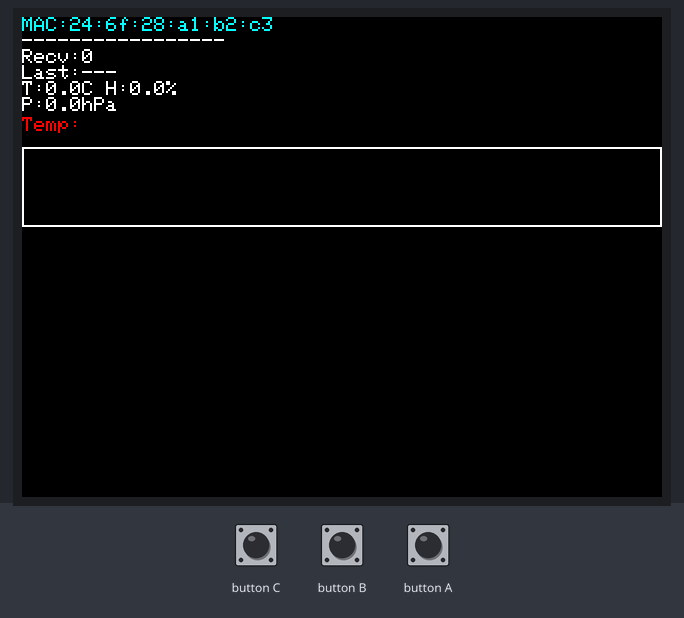
A sketch run on a simulated ESP32. Shown: 320×240 colour display. What the sketch prints to the serial monitor is not drawn.

Above: at 0.6 s.

The sketch:

lesson4_M5Stack.ino
```cpp
/*
 * lesson4.c
 * ESP-NOW受信 → グラフ表示（M5Stack側）
 * gateway_espnow_serial.inoをベースにグラフ表示機能を追加
 */

#include <M5Stack.h>
#include <WiFi.h>
#include <esp_now.h>
#include <esp_wifi.h>

static const int SERIAL_BAUD = 115200;
const int CHANNEL = 1;   // Senderと一致

// ==== lesson4 で追加 ====
// グラフを表示するための設定
const int GRAPH_HISTORY_SIZE = 30;  // グラフに表示するデータの数
const int GRAPH_X_START = 0;        // グラフの左端の位置
const int GRAPH_Y_START = 65;       // グラフの上端の位置
const int GRAPH_WIDTH = 320;        // グラフの幅
const int GRAPH_HEIGHT = 40;        // グラフの高さ

// 過去のデータを保存する配列（温度、湿度、気圧それぞれ）
float tempHistory[GRAPH_HISTORY_SIZE];
float humHistory[GRAPH_HISTORY_SIZE];
float presHistory[GRAPH_HISTORY_SIZE];
int historyIndex = 0; // 次にデータを保存する位置
bool historyFilled = false; // 配列が満杯になったかどうか
// ========================

typedef struct __attribute__((packed)) {
    char id[4];
    float t;
    float h;
    float p;
    uint32_t seq;
} Payload;

static uint32_t recvCount = 0;
static char lastId[4] = "---";
static float lastT = 0, lastH = 0, lastP = 0;
static uint8_t gatewayMac[6] = {0, 0, 0, 0, 0, 0};  // ゲートウェイのMACアドレスを保存

// ==== lesson4 で追加 ====
// グラフを描画する関数
void drawGraph(float* history, int color, float minVal, float maxVal, int yOffset) {
    // グラフ領域をクリア
    M5.Lcd.fillRect(GRAPH_X_START, GRAPH_Y_START + yOffset, GRAPH_WIDTH, GRAPH_HEIGHT, BLACK);

    // グラフの枠線を描画
    M5.Lcd.drawRect(GRAPH_X_START, GRAPH_Y_START + yOffset, GRAPH_WIDTH, GRAPH_HEIGHT, WHITE);

    int dataCount = historyFilled ? GRAPH_HISTORY_SIZE : historyIndex;
    if (dataCount == 0) return;

    // 値の範囲を少し広げる
    float range = maxVal - minVal;
    if (range < 1.0) range = 1.0;
    minVal -= range * 0.1;
    maxVal += range * 0.1;

    // グラフの線を描画
    if (dataCount > 1) {
        for (int i = 0; i < dataCount - 1; i++) {
            int x1 = GRAPH_X_START + 5 + (i * (GRAPH_WIDTH - 10) / (dataCount - 1));
            int y1 = GRAPH_Y_START + yOffset + GRAPH_HEIGHT - 5 - ((history[i] - minVal) * (GRAPH_HEIGHT - 10) / (maxVal - minVal));

            int x2 = GRAPH_X_START + 5 + ((i + 1) * (GRAPH_WIDTH - 10) / (dataCount - 1));
            int y2 = GRAPH_Y_START + yOffset + GRAPH_HEIGHT - 5 - ((history[i + 1] - minVal) * (GRAPH_HEIGHT - 10) / (maxVal - minVal));

            // 範囲チェック
            if (y1 < GRAPH_Y_START + yOffset + 5) y1 = GRAPH_Y_START + yOffset + 5;
            if (y1 > GRAPH_Y_START + yOffset + GRAPH_HEIGHT - 5) y1 = GRAPH_Y_START + yOffset + GRAPH_HEIGHT - 5;
            if (y2 < GRAPH_Y_START + yOffset + 5) y2 = GRAPH_Y_START + yOffset + 5;
            if (y2 > GRAPH_Y_START + yOffset + GRAPH_HEIGHT - 5) y2 = GRAPH_Y_START + yOffset + GRAPH_HEIGHT - 5;

            M5.Lcd.drawLine(x1, y1, x2, y2, color);
        }
    }

    // 最小値と最大値を表示
    M5.Lcd.setTextSize(1);
    M5.Lcd.setTextColor(CYAN);
    M5.Lcd.setCursor(GRAPH_X_START + 2, GRAPH_Y_START + yOffset + GRAPH_HEIGHT - 10);
    M5.Lcd.printf("%.1f", minVal);
    M5.Lcd.setCursor(GRAPH_X_START + 2, GRAPH_Y_START + yOffset + 2);
    M5.Lcd.printf("%.1f", maxVal);
    M5.Lcd.setTextSize(2);
}

// 履歴データの最大値・最小値を計算
void getMinMax(float* history, float& minVal, float& maxVal) {
    minVal = 999;
    maxVal = -999;
    int dataCount = historyFilled ? GRAPH_HISTORY_SIZE : historyIndex;

    for (int i = 0; i < dataCount; i++) {
        float val = history[i];
        if (val < minVal) minVal = val;
        if (val > maxVal) maxVal = val;
    }

    if (dataCount == 0) {
        minVal = 0;
        maxVal = 100;
    }
}

// グラフとラベルを描画する関数
// history: 履歴データ配列へのポインタ
// color: グラフの色
// label: ラベル文字列
// yOffset: Y方向のオフセット（場所）
// 参加者ミッション: この関数を使って、気圧や湿度のグラフも表示できるように変更してみましょう
void drawGraphWithLabel(float* history, int color, const char* label, int yOffset) {
    // ラベルを表示
    M5.Lcd.setTextColor(color);
    M5.Lcd.setCursor(0, GRAPH_Y_START + yOffset - 15);
    M5.Lcd.println(label);

    // 最大値・最小値を計算
    float minVal, maxVal;
    getMinMax(history, minVal, maxVal);

    // グラフを描画
    drawGraph(history, color, minVal, maxVal, yOffset);
}
// ========================

void onRecv(const uint8_t *mac, const uint8_t *incomingData, int len) {
    if (len != (int)sizeof(Payload)) return;
    Payload pl;
    memcpy(&pl, incomingData, sizeof(pl));

    char macStr[18];
    snprintf(macStr, sizeof(macStr), "%02x:%02x:%02x:%02x:%02x:%02x",
             mac[0], mac[1], mac[2], mac[3], mac[4], mac[5]);

    // ==== lesson4 で追加 ====
    // 受信したデータを履歴配列に保存
    tempHistory[historyIndex] = pl.t; // 温度
    humHistory[historyIndex] = pl.h;  // 湿度
    presHistory[historyIndex] = pl.p;  // 気圧
    historyIndex++;
    // 配列の最後まで来たら最初に戻る
    if (historyIndex >= GRAPH_HISTORY_SIZE) {
        historyIndex = 0;
        historyFilled = true;
    }
    // ========================

    recvCount++;
    strncpy(lastId, pl.id, sizeof(lastId));
    lastT = pl.t;
    lastH = pl.h;
    lastP = pl.p;
}

void setup() {
    M5.begin();
    Serial.begin(SERIAL_BAUD);
    delay(200);

    M5.Lcd.fillScreen(BLACK);
    M5.Lcd.setTextSize(2);

    // ===== 動作確認済みコード流儀 =====
    WiFi.mode(WIFI_STA);
    ESP_ERROR_CHECK(esp_wifi_start());
    delay(50);
    ESP_ERROR_CHECK(esp_wifi_set_channel(CHANNEL, WIFI_SECOND_CHAN_NONE));
#ifdef USE_WIFI_LR
    ESP_ERROR_CHECK(esp_wifi_set_protocol(WIFI_IF_STA, WIFI_PROTOCOL_LR));
#endif
    WiFi.setSleep(false);
    // =================================

    WiFi.macAddress(gatewayMac);

    Serial.printf(
        "{\"type\":\"gateway_boot\",\"channel\":%d,\"mac\":\"%02x:%02x:%02x:%02x:%02x:%02x\"}\n",
        CHANNEL, gatewayMac[0], gatewayMac[1], gatewayMac[2], gatewayMac[3], gatewayMac[4], gatewayMac[5]
    );

    ESP_ERROR_CHECK(esp_now_init());
    esp_now_register_recv_cb(onRecv);

    // ==== lesson4 で追加 ====
    // 履歴配列の初期化
    for (int i = 0; i < GRAPH_HISTORY_SIZE; i++) {
        tempHistory[i] = 0;
        humHistory[i] = 0;
        presHistory[i] = 0;
    }
    // ========================
}

void loop() {
    M5.update();

    // ==== lesson4 で変更 ====
    // 画面表示を更新
    M5.Lcd.fillScreen(BLACK);
    M5.Lcd.setCursor(0, 0);
    // MACアドレスを表示
    M5.Lcd.setTextColor(CYAN);
    M5.Lcd.setTextSize(1);
    M5.Lcd.printf("MAC:%02x:%02x:%02x:%02x:%02x:%02x\n",
                  gatewayMac[0], gatewayMac[1], gatewayMac[2], gatewayMac[3], gatewayMac[4], gatewayMac[5]);

    M5.Lcd.setTextColor(WHITE);
    M5.Lcd.println("-----------------");
    M5.Lcd.printf("Recv:%lu\n", (unsigned long)recvCount);
    M5.Lcd.printf("Last:%s\n", lastId);
    M5.Lcd.printf("T:%.1fC H:%.1f%%\n", lastT, lastH);
    M5.Lcd.printf("P:%.1fhPa\n", lastP);

    // ==== lesson4 で追加 ====
    // グラフを描画
    int graphYOffset = 0;


        // 参加者ミッション: drawGraphWithLabelに値（履歴データ）と場所（yOffset）を渡す
    drawGraphWithLabel(tempHistory, RED, "Temp:", graphYOffset);
    graphYOffset += GRAPH_HEIGHT + 20;

    // ========================

    delay(800);
}
```

Measured:
- what the display in image 0 shows lasts 0.8 s, from 0.6 s to 1.4 s
